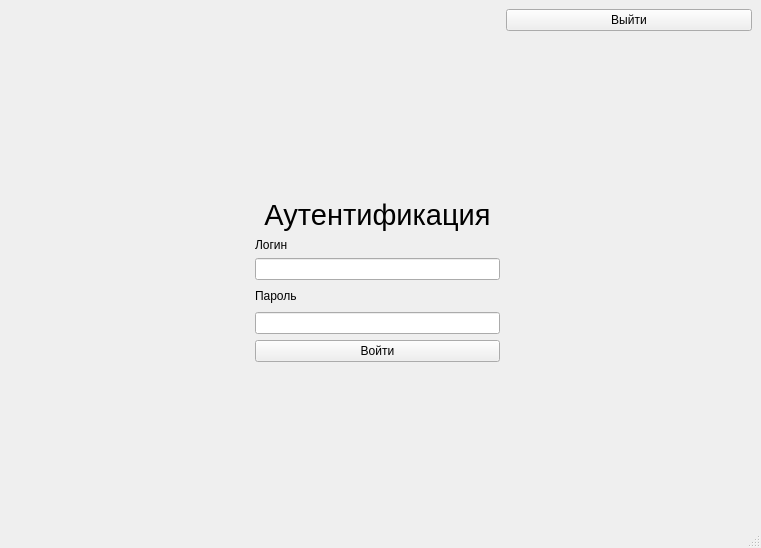
<?xml version="1.0" encoding="UTF-8"?>
<ui version="4.0">
 <class>MainWindow</class>
 <widget class="QMainWindow" name="MainWindow">
  <property name="geometry">
   <rect>
    <x>0</x>
    <y>0</y>
    <width>761</width>
    <height>548</height>
   </rect>
  </property>
  <property name="windowTitle">
   <string>Аутентификация</string>
  </property>
  <property name="styleSheet">
   <string notr="true"/>
  </property>
  <widget class="QWidget" name="centralwidget">
   <layout class="QGridLayout" name="gridLayout_2">
    <item row="8" column="1">
     <spacer name="verticalSpacer">
      <property name="orientation">
       <enum>Qt::Orientation::Vertical</enum>
      </property>
      <property name="sizeHint" stdset="0">
       <size>
        <width>20</width>
        <height>40</height>
       </size>
      </property>
     </spacer>
    </item>
    <item row="5" column="2">
     <spacer name="horizontalSpacer_2">
      <property name="orientation">
       <enum>Qt::Orientation::Horizontal</enum>
      </property>
      <property name="sizeHint" stdset="0">
       <size>
        <width>40</width>
        <height>20</height>
       </size>
      </property>
     </spacer>
    </item>
    <item row="0" column="2">
     <widget class="QPushButton" name="pushButton_2">
      <property name="text">
       <string>Выйти</string>
      </property>
     </widget>
    </item>
    <item row="7" column="1">
     <widget class="QPushButton" name="pushButton">
      <property name="styleSheet">
       <string notr="true"/>
      </property>
      <property name="text">
       <string>Войти</string>
      </property>
     </widget>
    </item>
    <item row="4" column="1">
     <widget class="QLineEdit" name="lineEdit"/>
    </item>
    <item row="3" column="1">
     <widget class="QLabel" name="label_2">
      <property name="text">
       <string>Логин</string>
      </property>
     </widget>
    </item>
    <item row="5" column="1">
     <widget class="QLabel" name="label_3">
      <property name="text">
       <string>Пароль</string>
      </property>
     </widget>
    </item>
    <item row="6" column="1">
     <widget class="QLineEdit" name="lineEdit_2"/>
    </item>
    <item row="2" column="1">
     <widget class="QLabel" name="label">
      <property name="font">
       <font>
        <pointsize>22</pointsize>
       </font>
      </property>
      <property name="text">
       <string>Аутентификация</string>
      </property>
      <property name="alignment">
       <set>Qt::AlignmentFlag::AlignCenter</set>
      </property>
     </widget>
    </item>
    <item row="5" column="0">
     <spacer name="horizontalSpacer">
      <property name="orientation">
       <enum>Qt::Orientation::Horizontal</enum>
      </property>
      <property name="sizeHint" stdset="0">
       <size>
        <width>40</width>
        <height>20</height>
       </size>
      </property>
     </spacer>
    </item>
    <item row="1" column="2">
     <spacer name="verticalSpacer_3">
      <property name="orientation">
       <enum>Qt::Orientation::Vertical</enum>
      </property>
      <property name="sizeHint" stdset="0">
       <size>
        <width>20</width>
        <height>40</height>
       </size>
      </property>
     </spacer>
    </item>
    <item row="0" column="1" rowspan="2">
     <spacer name="verticalSpacer_2">
      <property name="orientation">
       <enum>Qt::Orientation::Vertical</enum>
      </property>
      <property name="sizeHint" stdset="0">
       <size>
        <width>20</width>
        <height>40</height>
       </size>
      </property>
     </spacer>
    </item>
   </layout>
  </widget>
  <widget class="QStatusBar" name="statusbar"/>
 </widget>
 <resources/>
 <connections/>
</ui>
